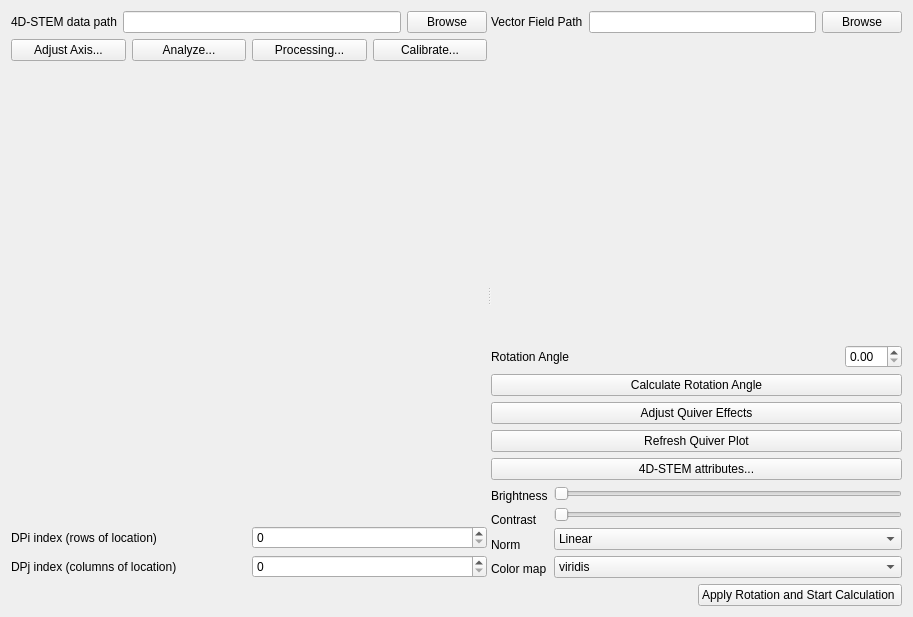
<?xml version="1.0" encoding="UTF-8"?>
<ui version="4.0">
 <class>Form</class>
 <widget class="QWidget" name="Form">
  <property name="geometry">
   <rect>
    <x>0</x>
    <y>0</y>
    <width>913</width>
    <height>617</height>
   </rect>
  </property>
  <property name="windowTitle">
   <string>Form</string>
  </property>
  <layout class="QVBoxLayout" name="verticalLayout_10" stretch="1,0">
   <item>
    <widget class="QSplitter" name="splitter">
     <property name="orientation">
      <enum>Qt::Horizontal</enum>
     </property>
     <widget class="QWidget" name="layoutWidget">
      <layout class="QVBoxLayout" name="verticalLayout_3" stretch="0,0,1,0">
       <item>
        <layout class="QHBoxLayout" name="horizontalLayout">
         <item>
          <widget class="QLabel" name="label">
           <property name="text">
            <string>4D-STEM data path</string>
           </property>
          </widget>
         </item>
         <item>
          <widget class="QLineEdit" name="lineEdit_data_path"/>
         </item>
         <item>
          <widget class="QPushButton" name="pushButton_browse">
           <property name="text">
            <string>Browse</string>
           </property>
          </widget>
         </item>
        </layout>
       </item>
       <item>
        <layout class="QHBoxLayout" name="horizontalLayout_2">
         <item>
          <widget class="QPushButton" name="pushButton_adjust_axis">
           <property name="text">
            <string>Adjust Axis...</string>
           </property>
          </widget>
         </item>
         <item>
          <widget class="QPushButton" name="pushButton_analyze">
           <property name="text">
            <string>Analyze...</string>
           </property>
          </widget>
         </item>
         <item>
          <widget class="QPushButton" name="pushButton_processing">
           <property name="text">
            <string>Processing...</string>
           </property>
          </widget>
         </item>
         <item>
          <widget class="QPushButton" name="pushButton_calibrate">
           <property name="text">
            <string>Calibrate...</string>
           </property>
          </widget>
         </item>
        </layout>
       </item>
       <item>
        <widget class="WidgetPlotDP" name="widget_dp" native="true"/>
       </item>
       <item>
        <layout class="QHBoxLayout" name="horizontalLayout_3">
         <item>
          <layout class="QVBoxLayout" name="verticalLayout">
           <item>
            <widget class="QLabel" name="label_2">
             <property name="text">
              <string>DPi index (rows of location)</string>
             </property>
            </widget>
           </item>
           <item>
            <widget class="QLabel" name="label_3">
             <property name="text">
              <string>DPj index (columns of location)</string>
             </property>
            </widget>
           </item>
          </layout>
         </item>
         <item>
          <layout class="QVBoxLayout" name="verticalLayout_2">
           <item>
            <widget class="QSpinBox" name="spinBox_scan_ii"/>
           </item>
           <item>
            <widget class="QSpinBox" name="spinBox_scan_jj"/>
           </item>
          </layout>
         </item>
        </layout>
       </item>
      </layout>
     </widget>
     <widget class="QWidget" name="">
      <layout class="QVBoxLayout" name="verticalLayout_9">
       <item>
        <layout class="QVBoxLayout" name="verticalLayout_8" stretch="0,1">
         <item>
          <layout class="QHBoxLayout" name="horizontalLayout_6">
           <item>
            <widget class="QLabel" name="label_4">
             <property name="text">
              <string>Vector Field Path</string>
             </property>
            </widget>
           </item>
           <item>
            <widget class="QLineEdit" name="lineEdit_vector_field_path"/>
           </item>
           <item>
            <widget class="QPushButton" name="pushButton_browse_vector_field">
             <property name="text">
              <string>Browse</string>
             </property>
            </widget>
           </item>
          </layout>
         </item>
         <item>
          <widget class="WidgetPlotQuiver" name="widget_vector_field" native="true"/>
         </item>
        </layout>
       </item>
       <item>
        <layout class="QVBoxLayout" name="verticalLayout_7">
         <item>
          <layout class="QHBoxLayout" name="horizontalLayout_4">
           <item>
            <widget class="QLabel" name="label_9">
             <property name="text">
              <string>Rotation Angle</string>
             </property>
            </widget>
           </item>
           <item>
            <spacer name="horizontalSpacer">
             <property name="orientation">
              <enum>Qt::Horizontal</enum>
             </property>
             <property name="sizeHint" stdset="0">
              <size>
               <width>40</width>
               <height>20</height>
              </size>
             </property>
            </spacer>
           </item>
           <item>
            <widget class="QDoubleSpinBox" name="doubleSpinBox_rotation_angle"/>
           </item>
          </layout>
         </item>
         <item>
          <widget class="QPushButton" name="pushButton_calculate_rotation_angle">
           <property name="text">
            <string>Calculate Rotation Angle</string>
           </property>
          </widget>
         </item>
         <item>
          <widget class="QPushButton" name="pushButton_adjust_quiver_effects">
           <property name="text">
            <string>Adjust Quiver Effects</string>
           </property>
          </widget>
         </item>
         <item>
          <widget class="QPushButton" name="pushButton_refresh_quiver">
           <property name="text">
            <string>Refresh Quiver Plot</string>
           </property>
          </widget>
         </item>
        </layout>
       </item>
       <item>
        <layout class="QVBoxLayout" name="verticalLayout_6">
         <item>
          <widget class="QPushButton" name="pushButton_attributes">
           <property name="text">
            <string>4D-STEM attributes...</string>
           </property>
          </widget>
         </item>
         <item>
          <layout class="QHBoxLayout" name="horizontalLayout_5">
           <item>
            <layout class="QVBoxLayout" name="verticalLayout_4">
             <item>
              <widget class="QLabel" name="label_5">
               <property name="text">
                <string>Brightness</string>
               </property>
              </widget>
             </item>
             <item>
              <widget class="QLabel" name="label_6">
               <property name="text">
                <string>Contrast</string>
               </property>
              </widget>
             </item>
             <item>
              <widget class="QLabel" name="label_7">
               <property name="text">
                <string>Norm</string>
               </property>
              </widget>
             </item>
             <item>
              <widget class="QLabel" name="label_8">
               <property name="text">
                <string>Color map</string>
               </property>
              </widget>
             </item>
            </layout>
           </item>
           <item>
            <layout class="QVBoxLayout" name="verticalLayout_5">
             <item>
              <widget class="QSlider" name="horizontalSlider_brightness">
               <property name="orientation">
                <enum>Qt::Horizontal</enum>
               </property>
              </widget>
             </item>
             <item>
              <widget class="QSlider" name="horizontalSlider_contrast">
               <property name="orientation">
                <enum>Qt::Horizontal</enum>
               </property>
              </widget>
             </item>
             <item>
              <widget class="QComboBox" name="comboBox_normalize">
               <item>
                <property name="text">
                 <string>Linear</string>
                </property>
               </item>
               <item>
                <property name="text">
                 <string>Logarithm</string>
                </property>
               </item>
              </widget>
             </item>
             <item>
              <widget class="QComboBox" name="comboBox_colormap">
               <item>
                <property name="text">
                 <string>viridis</string>
                </property>
               </item>
               <item>
                <property name="text">
                 <string>plasma</string>
                </property>
               </item>
               <item>
                <property name="text">
                 <string>gray</string>
                </property>
               </item>
               <item>
                <property name="text">
                 <string>RdYlBu</string>
                </property>
               </item>
               <item>
                <property name="text">
                 <string>twilight</string>
                </property>
               </item>
               <item>
                <property name="text">
                 <string>hsv</string>
                </property>
               </item>
               <item>
                <property name="text">
                 <string>jet</string>
                </property>
               </item>
               <item>
                <property name="text">
                 <string>Others</string>
                </property>
               </item>
              </widget>
             </item>
            </layout>
           </item>
          </layout>
         </item>
        </layout>
       </item>
      </layout>
     </widget>
    </widget>
   </item>
   <item>
    <layout class="QHBoxLayout" name="horizontalLayout_7">
     <item>
      <spacer name="horizontalSpacer_2">
       <property name="orientation">
        <enum>Qt::Horizontal</enum>
       </property>
       <property name="sizeHint" stdset="0">
        <size>
         <width>40</width>
         <height>20</height>
        </size>
       </property>
      </spacer>
     </item>
     <item>
      <widget class="QPushButton" name="pushButton_start">
       <property name="text">
        <string>Apply Rotation and Start Calculation </string>
       </property>
      </widget>
     </item>
    </layout>
   </item>
  </layout>
 </widget>
 <customwidgets>
  <customwidget>
   <class>WidgetPlotDP</class>
   <extends>QWidget</extends>
   <header>bin.Widgets.WidgetPlots.h</header>
   <container>1</container>
  </customwidget>
  <customwidget>
   <class>WidgetPlotQuiver</class>
   <extends>QWidget</extends>
   <header>bin.Widgets.WidgetPlots.h</header>
   <container>1</container>
  </customwidget>
 </customwidgets>
 <resources/>
 <connections/>
</ui>
